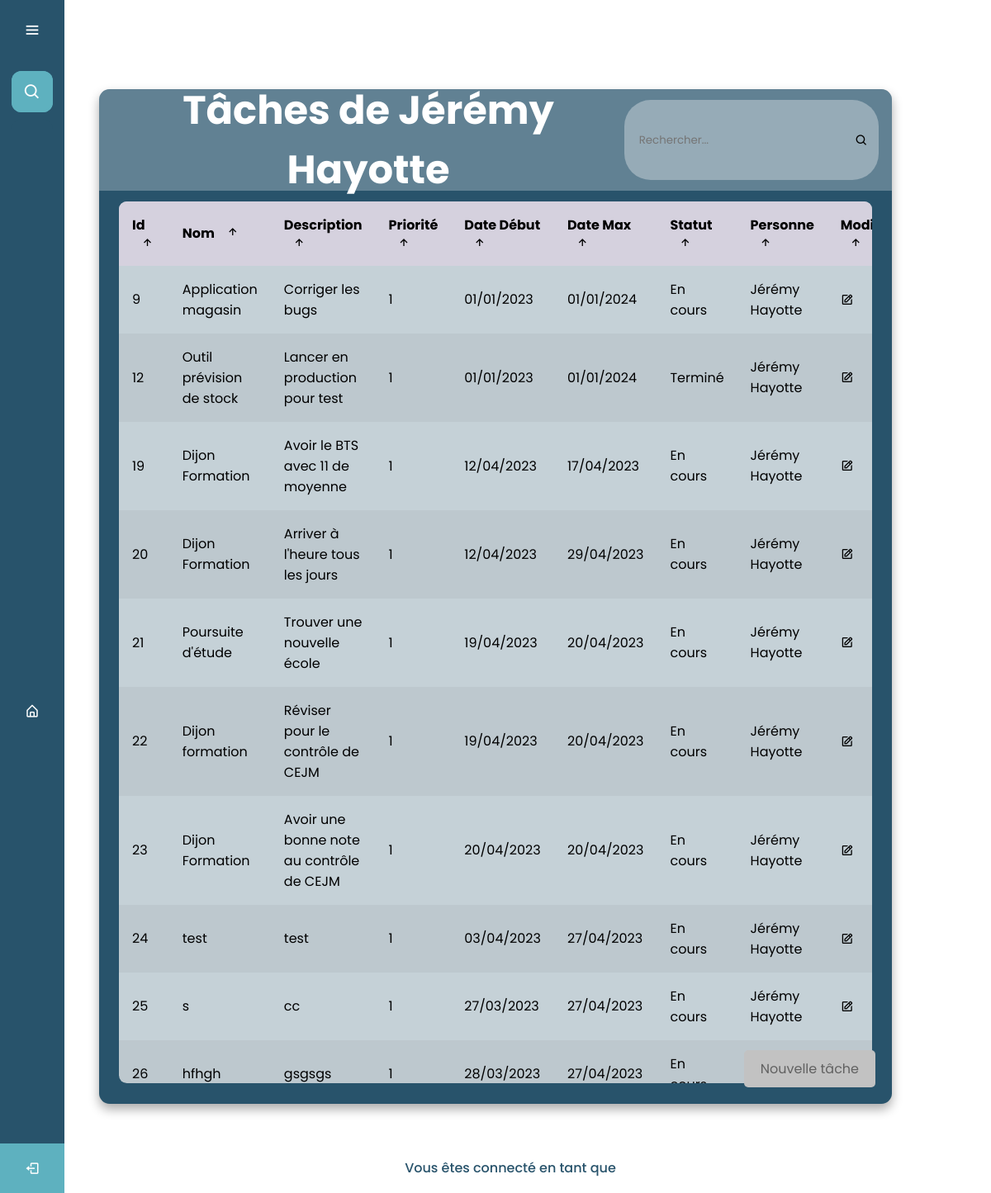
Screenshot of /PAGES/ADMIN_Select_Equipe.php?utilisateur=5 with the database file from the repository.
### tables this page shows
CREATE TABLE Tache (
    IdTache INTEGER PRIMARY KEY NOT NULL,
    NomTache TEXT NOT NULL,
    DescriptionTache TEXT NOT NULL,
    PrioriteTache INTEGER NOT NULL,
    DateDebutTache TEXT NOT NULL,
    DateMaxTache TEXT NOT NULL,
    StatutTache TEXT NOT NULL,
    IdUtilisateur INTEGER NOT NULL, IdProjet INTEGER REFERENCES Projet(IdProjet),
    FOREIGN KEY (IdUtilisateur) REFERENCES Utilisateur(IdUtilisateur)
);

### PAGES/ADMIN_Select_Equipe.php (the view, shortened to what this page needs)
<!DOCTYPE html>
<html lang="en" dir="ltr">
  <head>
    <link rel="stylesheet" href="../CSS/ADMIN_Tache.css">
    <link href='https://unpkg.com/boxicons@2.0.7/css/boxicons.min.css' rel='stylesheet'>
   </head>
<body>
  <div class="sidebar">
    <div class="logo-details">
        <i class='bx bx-menu' id="btn" ></i>
    </div>
    <ul class="nav-list">
      <li>
          <i class='bx bx-search' ></i>
      </li>
      <li>
        <a href="../PAGES/ADMIN_Index.php">
          <i class='bx bx-home-alt Accueil'></i>
        </a>
      </li>
     <li class="profile no-animation">
        <a href="../PAGES/Login.php" class='TEST'>
          <i class='bx bx-log-out' id="log_out"></i>
        </a>
      </li>
    </ul>
  </div>
  <section class="home-section">
  <body>
    <main class="table">
        <section class="table__header">
        <?php
          if (isset($_GET["utilisateur"])) {
            $idUtilisateur = $_GET["utilisateur"];
            $pdo = new PDO("sqlite:../DATABASE/bdd.sqlite");
            try {
              $taches = $pdo->query("
                SELECT Tache.*, Utilisateur.NomUtilisateur, Utilisateur.PrenomUtilisateur
                FROM Tache
                INNER JOIN Utilisateur ON Tache.IdUtilisateur = Utilisateur.IdUtilisateur
                WHERE Utilisateur.IdUtilisateur = $idUtilisateur AND Utilisateur.AccesUtilisateur != 'ADMIN'
              ");
              $utilisateur = $taches->fetch();
              $nomUtilisateur = $utilisateur['NomUtilisateur'];
              $prenomUtilisateur = $utilisateur['PrenomUtilisateur'];
              echo "<h1 class='TableTitre'>Tâches de $prenomUtilisateur $nomUtilisateur</h1>";
            } catch (PDOException $e) {
              die($e);
            }
          }
        ?>
            <div class="input-group">
                <input type="search" placeholder="Rechercher...">
                <i class='bx bx-search'></i>
            </div>
        </section>
        <section class="table__body">
            <table>
                <thead>
                    <tr>
                        <th> Id <span class="icon-arrow"><i class='bx bx-up-arrow-alt' ></span></th>
                        <th> Nom <span class="icon-arrow"><i class='bx bx-up-arrow-alt' ></span></th>
                        <th> Description <span class="icon-arrow"><i class='bx bx-up-arrow-alt' ></span></th>
                        <th> Priorité <span class="icon-arrow"><i class='bx bx-up-arrow-alt' ></span></th>
                        <th> Date début <span class="icon-arrow"><i class='bx bx-up-arrow-alt' ></span></th>
                        <th> Date max <span class="icon-arrow"><i class='bx bx-up-arrow-alt' ></span></th>
                        <th> Statut <span class="icon-arrow"><i class='bx bx-up-arrow-alt' ></span></th>
                        <th> Personne <span class="icon-arrow"><i class='bx bx-up-arrow-alt' ></span></th>
                        <th> Modifier <span class="icon-arrow"><i class='bx bx-up-arrow-alt' ></span></th>
                    </tr>
                </thead>
                <tbody>
                <?php
                  if (isset($_GET["utilisateur"])) {
                      $ID = $_GET["utilisateur"];
                      $pdo = new PDO("sqlite:../DATABASE/bdd.sqlite");
                      try {
                          $Taches = $pdo->query("SELECT Tache.*, Utilisateur.NomUtilisateur, Utilisateur.PrenomUtilisateur FROM Tache INNER JOIN Utilisateur ON Tache.IdUtilisateur = Utilisateur.IdUtilisateur WHERE Utilisateur.IdUtilisateur = $ID AND Utilisateur.AccesUtilisateur != 'ADMIN'");
                          foreach ($Taches as $Tache) {
                              print "<tr><td>" . $Tache["IdTache"] . "</td> <td>" . $Tache["NomTache"] . "</td> <td>" . $Tache["DescriptionTache"] . "</td> <td>" . $Tache["PrioriteTache"] . "</td> <td>" . $Tache["DateDebutTache"] . "</td> <td>" . $Tache["DateMaxTache"] . "</td> <td>" . $Tache["StatutTache"] . "</td> <td>" . $Tache["PrenomUtilisateur"] . " " . $Tache["NomUtilisateur"] . "</td>                  <td> <a href='../PHP/ADMIN_Select_Equipe_Edit.php?ID=" . $Tache["IdTache"] . "' class='boutonModifier'><i class='bx bx-edit tablebtn'></i></i></a> </td>                   <td><form action='../PHP/ADMIN_Select_Equipe_Delete_Config.php' method='post'><input type='hidden' name='id' value=' " . $Tache["IdTache"] . "'><button type='submit' value='Supprimer' class='BoutonSupp'><i class='bx bx-x'></i></form></td>                 </tr>";
                          }
                      } catch (PDOException $e) {
                          die($e);
                      }
                  }
                ?>
                </tbody>
            </table>
        </section>
        <a href="../PAGES/ADMIN_Select_Equipe_Input.php" class='btntest'>Nouvelle tâche</a>
    </main>
</body>
      <div class='text2'>
        Vous êtes connecté en tant que <span class='ConnectAs'><?php echo $_SESSION['PrenomUtilisateur'] . ' ' . $_SESSION['NomUtilisateur']; ?></span>
    </div>
  </section>
</body>
</html>

### CSS/ADMIN_Tache.css (style rules this page uses)
* { margin: 0; padding: 0; box-sizing: border-box; font-family: "Poppins" , sans-serif; }
.sidebar { position: fixed; left: 0; top: 0; height: 100%; width: 78px; background: #28536B; padding: 6px 14px; z-index: 99; transition: all 0.5s ease; }
.sidebar .logo-details { height: 60px; display: flex; align-items: center; position: relative; }
.sidebar .logo-details #btn { position: absolute; top: 50%; right: 0; transform: translateY(-50%); font-size: 22px; text-align: center; cursor: pointer; transition: all 0.5s ease; }
.sidebar i { color: #fff; height: 60px; min-width: 50px; font-size: 28px; text-align: center; line-height: 60px; }
.sidebar .nav-list { margin-top: 20px; height: 100%; }
.sidebar li { position: relative; margin: 8px 0; list-style: none; }
.sidebar .bx-search { position: absolute; top: 50%; left: 0; transform: translateY(-50%); font-size: 22px; background: #5EB1BF; color: #FFF; }
.sidebar li a:not(.TEST) { display: flex; height: 100%; width: 100%; border-radius: 12px; align-items: center; text-decoration: none; transition: all 0.4s ease; background: #28536B; }
.sidebar li i { height: 50px; line-height: 50px; font-size: 18px; border-radius: 12px; }
.sidebar li.profile { position: fixed; height: 60px; width: 78px; left: 0; bottom: -8px; padding: 10px 14px; background: #5EB1BF; transition: all 0.5s ease; overflow: hidden; }
.sidebar .profile #log_out { position: absolute; top: 50%; right: 0; transform: translateY(-50%); background: #5EB1BF; width: 100%; height: 60px; line-height: 60px; border-radius: 0px; transition: all 0.5s ease; }
.home-section { display: flex; flex-direction: column; justify-content: center; align-items: center; height: 100%; text-align: center; margin: 0 auto; }
.text2 { color: #28536B; font-size: 1rem; font-weight: 500; margin: 18px; align-self: center; text-align: center; position: absolute; bottom: 0; left: 50%; transform: translateX(-50%); }
body { min-height: 100vh; background: url(images/html_table.jpg) center / cover; display: flex; justify-content: center; align-items: center; }
main.table { width: 80vw; height: 85vh; background-color: #28536B; backdrop-filter: blur(7px); box-shadow: 0 .4rem .8rem #0005; border-radius: .8rem; overflow: hidden; }
.table__header { width: 100%; height: 10%; background-color: #fff4; padding: .8rem 1rem; display: flex; justify-content: space-between; align-items: center; }
.TableTitre { color: #fff; font-size: 3rem; }
.table__header .input-group { width: 35%; height: 100%; background-color: #fff5; padding: 0 .8rem; border-radius: 2rem; display: flex; justify-content: center; align-items: center; transition: .2s; }
.table__header .input-group input { width: 100%; padding: 0 .5rem 0 .3rem; background-color: transparent; border: none; outline: none; }
.table__body { width: 95%; max-height: calc(89% - 1.6rem); background-color: #fffb; margin: .8rem auto; border-radius: .6rem; overflow: auto; overflow: overlay; }
table { width: 100%; }
table, th, td { border-collapse: collapse; padding: 1rem; text-align: left; }
thead th { position: sticky; top: 0; left: 0; background-color: #d5d1defe; cursor: pointer; text-transform: capitalize; }
tbody tr:nth-child(even) { background-color: #0000000b; }
tbody tr { --delay: .1s; transition: .5s ease-in-out var(--delay), background-color 0s; }
tbody tr td, tbody tr td p, tbody tr td img { transition: .2s ease-in-out; }
thead th span.icon-arrow { display: inline-block; width: 1.3rem; height: 1.3rem; border-radius: 50%; border: 1.4px solid transparent; text-align: center; font-size: 1rem; margin-left: .5rem; transition: .2s ease-in-out; }
.bx-search, .tablebtn { animation: none; text-decoration: none; color: black; }
.bx-search, .tablebtn:hover { color: #5EB1BF; }
.bx-search { color: black; }
.btntest { background-color: #c2c2c2; color: #616161; border: none; border-radius: 5px; padding: 10px 20px; font-size: 16px; cursor: pointer; margin: 4px 2px; transition-duration: 0.4s; text-decoration: none; display: inline-block; text-align: center; position: absolute; margin: 0px 0px 0px 0px; bottom: 20px; right: 20px; }

### rows the page displays
tache: IdTache "9", NomTache "Application magasin", DescriptionTache "Corriger les bugs", PrioriteTache "1", DateDebutTache "01/01/2023", DateMaxTache "01/01/2024", StatutTache "En cours", PrenomUtilisateur "Jérémy", NomUtilisateur "Hayotte"
tache: IdTache "12", NomTache "Outil prévision de stock", DescriptionTache "Lancer en production pour test", PrioriteTache "1", DateDebutTache "01/01/2023", DateMaxTache "01/01/2024", StatutTache "Terminé", PrenomUtilisateur "Jérémy", NomUtilisateur "Hayotte"
tache: IdTache "19", NomTache "Dijon Formation", DescriptionTache "Avoir le BTS avec 11 de moyenne", PrioriteTache "1", DateDebutTache "12/04/2023", DateMaxTache "17/04/2023", StatutTache "En cours", PrenomUtilisateur "Jérémy", NomUtilisateur "Hayotte"
tache: IdTache "20", NomTache "Dijon Formation", DescriptionTache "Arriver à l'heure tous les jours", PrioriteTache "1", DateDebutTache "12/04/2023", DateMaxTache "29/04/2023", StatutTache "En cours", PrenomUtilisateur "Jérémy", NomUtilisateur "Hayotte"
tache: IdTache "21", NomTache "Poursuite d'étude", DescriptionTache "Trouver une nouvelle école", PrioriteTache "1", DateDebutTache "19/04/2023", DateMaxTache "20/04/2023", StatutTache "En cours", PrenomUtilisateur "Jérémy", NomUtilisateur "Hayotte"
tache: IdTache "22", NomTache "Dijon formation", DescriptionTache "Réviser pour le contrôle de CEJM", PrioriteTache "1", DateDebutTache "19/04/2023", DateMaxTache "20/04/2023", StatutTache "En cours", PrenomUtilisateur "Jérémy", NomUtilisateur "Hayotte"
tache: IdTache "23", NomTache "Dijon Formation", DescriptionTache "Avoir une bonne note au contrôle de CEJM", PrioriteTache "1", DateDebutTache "20/04/2023", DateMaxTache "20/04/2023", StatutTache "En cours", PrenomUtilisateur "Jérémy", NomUtilisateur "Hayotte"
tache: IdTache "24", NomTache "test", DescriptionTache "test", PrioriteTache "1", DateDebutTache "03/04/2023", DateMaxTache "27/04/2023", StatutTache "En cours", PrenomUtilisateur "Jérémy", NomUtilisateur "Hayotte"
tache: IdTache "25", NomTache "s", DescriptionTache "cc", PrioriteTache "1", DateDebutTache "27/03/2023", DateMaxTache "27/04/2023", StatutTache "En cours", PrenomUtilisateur "Jérémy", NomUtilisateur "Hayotte"
tache: IdTache "26", NomTache "hfhgh", DescriptionTache "gsgsgs", PrioriteTache "1", DateDebutTache "28/03/2023", DateMaxTache "27/04/2023", StatutTache "En…"

### other values shown
$prenomUtilisateur "Jérémy"
$nomUtilisateur "Hayotte"
